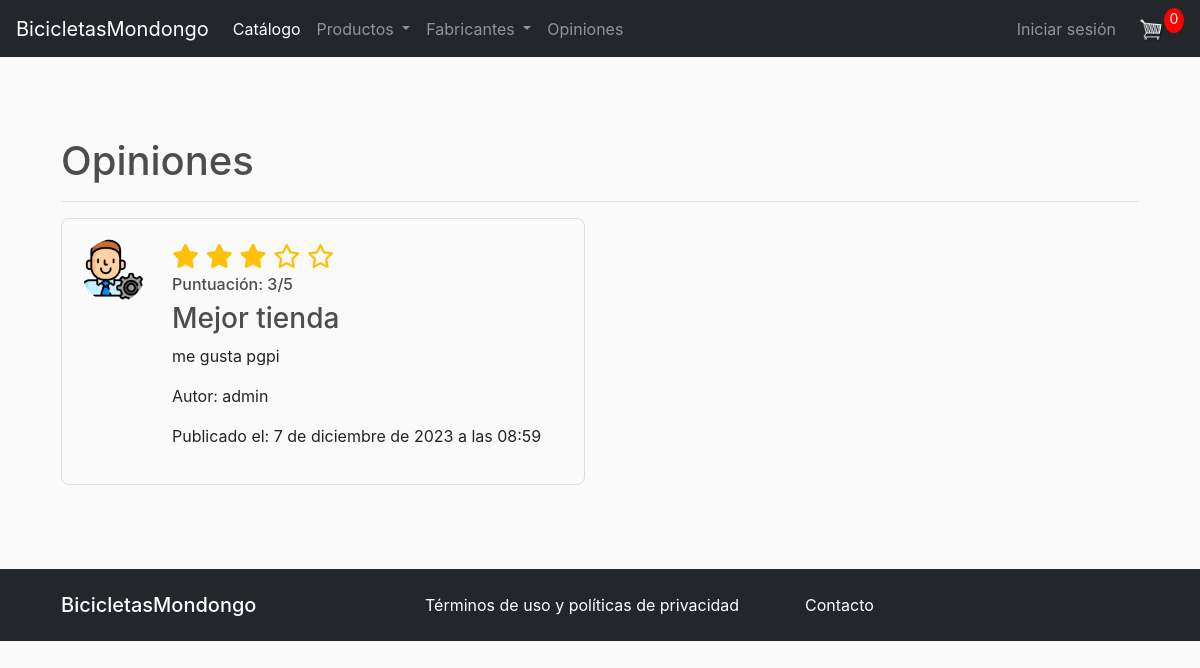
The app's page /reviews/reviews/ with its own data.
### reviews/models.py (models this page shows, shortened)
class Review(models.Model):
    id = models.BigAutoField(primary_key=True)
    user = models.ForeignKey(User, on_delete=models.CASCADE)
    title = models.CharField(max_length=100)
    content = models.TextField()
    created_at = models.DateTimeField(auto_now_add=True)
    rating = models.IntegerField(default=5,validators=[MaxValueValidator(5)])

### users/models.py (models this page shows, shortened)
class Profile(models.Model):
    user = models.OneToOneField(User, on_delete=models.CASCADE)
    avatar = models.ImageField(default='userdefault.png', upload_to='profile_images')
    bio = models.TextField()

### reviews/views.py (the view)
# urls.py: path('reviews/', review_list, name='review_list'),
def review_list(request):
    reviews = Review.objects.all().order_by('-created_at')
    data = cartData(request)
    if request.user.is_authenticated:
        user_has_reviewed = Review.objects.filter(user=request.user).exists()
    else:
        user_has_reviewed = False
    cartItems = data['cartItems']
    return render(request, 'review_list.html', {'reviews': reviews, 'cartItems': cartItems,'user_has_reviewed': user_has_reviewed})

### store/utils.py (called while the page is built, shortened)
def cookieCart(request):
	try:
		cart = json.loads(request.COOKIES['cart'])
	except:
		cart = {}
	items = []
	types = []
	order = {'get_cart_total':0, 'get_cart_items':0, 'shipping':False}
	cartItems = order['get_cart_items']
	return {'cartItems':cartItems ,'order':order, 'items':items, 'types':types}

def cartData(request):
    types = []  # Initialize types
    if request.user.is_authenticated:
        customer = request.user.customer
        order, created = Order.objects.get_or_create(customer=customer, complete=False)
        items = order.orderitem_set.all()
        cartItems = order.get_cart_items
        for item in items:
            types.append(item.product.type)
    else:
        cookieData = cookieCart(request)
        cartItems = cookieData['cartItems']
        order = cookieData['order']
        items = cookieData['items']
        types = cookieData['types']
    return {'cartItems':cartItems ,'order':order, 'items':items, 'types':types}

### reviews/templates/review_list.html (shortened to what this page needs)
{% extends 'base_generic.html' %}
{% block content %}
  <div class="container mt-5">
    <h1>Opiniones</h1>
    <hr>
    <div class="row">
      {% for review in reviews %}
        <div class="col-md-6">
          <div class="review">
            <div class="media">
              <img class="mr-3" src="{{ review.user.profile.avatar.url }}" alt="User's profile picture">
              <div class="media-body">
                <div class="stars" style="font-size: 24px;">
                  {% for star in "*****" %}
                    {% if forloop.counter <= review.rating %}
                      <i class="fas fa-star"></i>
                    {% else %}
                      <i class="far fa-star"></i>
                    {% endif %}
                  {% endfor %}
                </div>
                <h6 class="mt-0">Puntuación: {{review.rating}}/5</h6>
                <h3 class="mt-0">{{ review.title }}</h3>
                <p>{{ review.content }}</p>
                <p>Autor: {{ review.user.username }}</p>
                <p>Publicado el: {{ review.created_at }}</p>
              </div>
            </div>
          </div>
        </div>
      {% empty %}
        <div class="col-md-12 text-muted">No hay opiniones aún.</div>
      {% endfor %}
    </div>
  </div>
  {% endblock %}

### static/css/main.css (style rules this page uses)
body { background-color: hsl(0, 0%, 98%); }
h1,h2,h3,h4,h5,h6 { color:hsl(0, 0%, 30%); }

### reviews/templates/review_list.html (style rules this page uses)
.review { border: 1px solid #ddd; padding: 20px; margin-bottom: 20px; border-radius: 8px; }
.review img { width: 64px; height: 64px; border-radius: 50%; object-fit: cover; }
.review .media-body { margin-left: 10px; }
.stars { color: #ffc107; }

### records on screen
Review: user.profile.avatar (picture), rating "3", title "Mejor tienda", content "me gusta pgpi", user.username "admin", created_at "7 de diciembre de 2023 a las 08:59"

### other values on screen
{{ cartItems }} "0"
